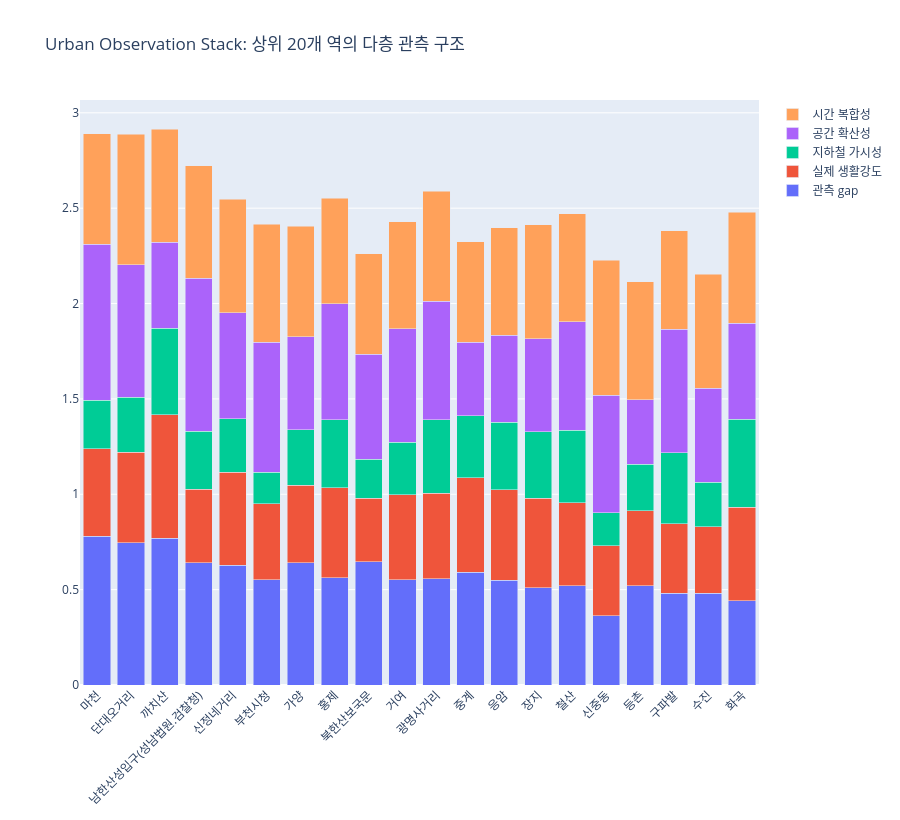

The cell this chart's notebook holds for it:
### Markdown cell above
## 7. Urban Observation Stack

도시를 하나의 관측 시스템으로 보고,  
각 역이 어떤 레이어에서 강한지 stacked bar로 보여줍니다.

### Code cell
# ============================================================
# 10. URBAN OBSERVATION STACK
# ============================================================

stack = df.sort_values("UOG_policy_priority", ascending=False).head(20).copy()

fig = go.Figure()

layer_map = {
    "관측 gap": "UOG_observation_gap",
    "실제 생활강도": "UOG_lived_city_strength",
    "지하철 가시성": "UOG_transit_visibility",
    "공간 확산성": "UOG_spatial_diffusion",
    "시간 복합성": "UOG_temporal_complexity"
}

for label, col in layer_map.items():
    fig.add_trace(go.Bar(
        x=stack["nearest_station"],
        y=stack[col],
        name=label
    ))

fig.update_layout(
    barmode="stack",
    height=820,
    title="Urban Observation Stack: 상위 20개 역의 다층 관측 구조",
    xaxis_tickangle=-45
)

save_plotly(fig, "06_urban_observation_stack")
fig.show()

### Figure 1 — Plotly figure (JSON) as saved in the notebook; plotly's stock layout.template omitted (floating-point values rounded to 4 significant figures)
{"data": [{"name": "관측 gap", "type": "bar", "x": ["마천", "단대오거리", "까치산", "남한산성입구(성남법원.검찰청)", "신정네거리", "부천시청", "가양", "홍제", "북한산보국문", "거여", "광명사거리", "중계", "응암", "장지", "철산", "신중동", "등촌", "구파발", "수진", "화곡"], "y": [0.7804, 0.7456, 0.7693, 0.6407, 0.6278, 0.5507, 0.6421, 0.5629, 0.6454, 0.5516, 0.5575, 0.5907, 0.5494, 0.5111, 0.5192, 0.3622, 0.5205, 0.4821, 0.4821, 0.4429]}, {"name": "실제 생활강도", "type": "bar", "x": ["마천", "단대오거리", "까치산", "남한산성입구(성남법원.검찰청)", "신정네거리", "부천시청", "가양", "홍제", "북한산보국문", "거여", "광명사거리", "중계", "응암", "장지", "철산", "신중동", "등촌", "구파발", "수진", "화곡"], "y": [0.4578, 0.4757, 0.6465, 0.3862, 0.4865, 0.4008, 0.4051, 0.4719, 0.3336, 0.4453, 0.4488, 0.4966, 0.4748, 0.4679, 0.4375, 0.3684, 0.3933, 0.3622, 0.3474, 0.4903]}, {"name": "지하철 가시성", "type": "bar", "x": ["마천", "단대오거리", "까치산", "남한산성입구(성남법원.검찰청)", "신정네거리", "부천시청", "가양", "홍제", "북한산보국문", "거여", "광명사거리", "중계", "응암", "장지", "철산", "신중동", "등촌", "구파발", "수진", "화곡"], "y": [0.254, 0.2875, 0.4559, 0.3037, 0.281, 0.1647, 0.2921, 0.3566, 0.2052, 0.2755, 0.3856, 0.3256, 0.3534, 0.3487, 0.3793, 0.1719, 0.2426, 0.3739, 0.2345, 0.4605]}, {"name": "공간 확산성", "type": "bar", "x": ["마천", "단대오거리", "까치산", "남한산성입구(성남법원.검찰청)", "신정네거리", "부천시청", "가양", "홍제", "북한산보국문", "거여", "광명사거리", "중계", "응암", "장지", "철산", "신중동", "등촌", "구파발", "수진", "화곡"], "y": [0.819, 0.6945, 0.4501, 0.8032, 0.5573, 0.6819, 0.4861, 0.6063, 0.5509, 0.5962, 0.6208, 0.384, 0.4551, 0.4886, 0.5697, 0.6177, 0.3387, 0.6474, 0.4917, 0.5022]}, {"name": "시간 복합성", "type": "bar", "x": ["마천", "단대오거리", "까치산", "남한산성입구(성남법원.검찰청)", "신정네거리", "부천시청", "가양", "홍제", "북한산보국문", "거여", "광명사거리", "중계", "응암", "장지", "철산", "신중동", "등촌", "구파발", "수진", "화곡"], "y": [0.5791, 0.6838, 0.592, 0.5877, 0.5934, 0.6187, 0.5808, 0.5548, 0.5261, 0.5605, 0.5764, 0.527, 0.5657, 0.5976, 0.5648, 0.7063, 0.6183, 0.517, 0.5978, 0.5828]}], "layout": {"barmode": "stack", "height": 820, "title": {"text": "Urban Observation Stack: 상위 20개 역의 다층 관측 구조"}, "xaxis": {"tickangle": -45}}}
